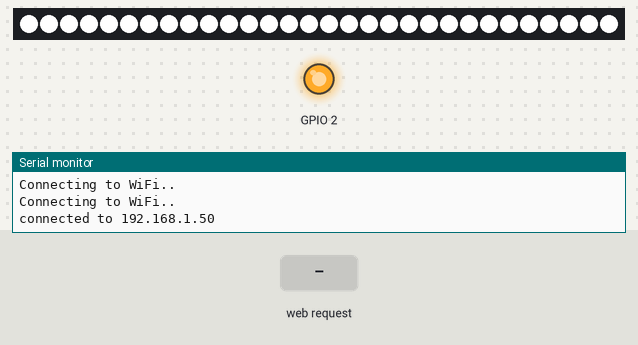
The sketch below on a simulated ESP32. Shown: 30 RGB LEDs in strip order, left to right, output pins drawn as LEDs (lit = HIGH), the last lines printed to the serial monitor. The test bench sets the inputs (shaded band). WiFi joins after 1.5 s; servers stay silent unless stated; storage starts empty.

Above: at 7.0 s.
7.1 s: HTTP request GET /off received
At 9.0 s:
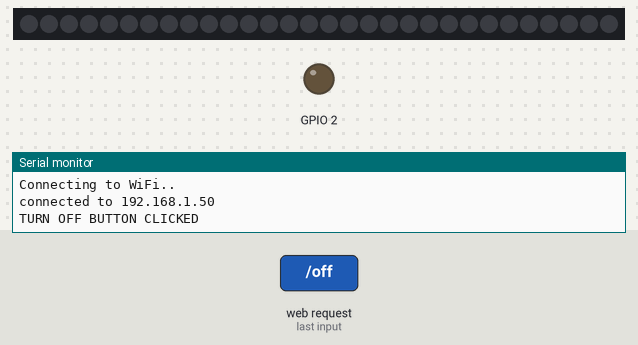
9.8 s: HTTP request GET / received
11.3 s: HTTP request GET /on received
At 12.6 s:
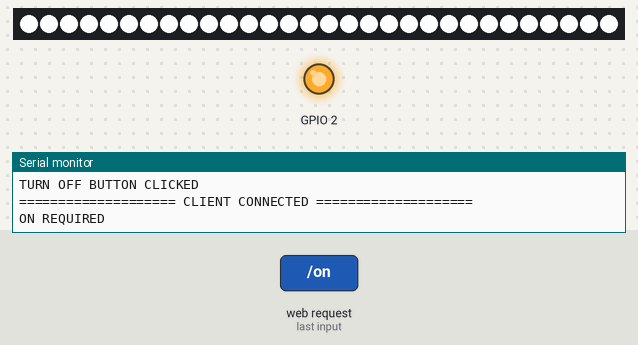
13.1 s: HTTP request GET /rnbw received
25.1 s: HTTP request GET /color received
At 28.3 s:
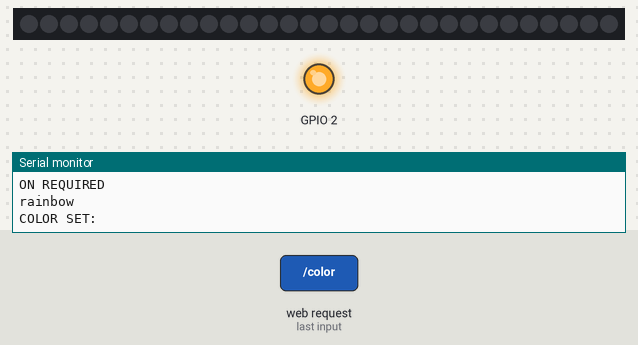
Timing chart, 0 to 29.1 s (numbered marks = the images above; inputs shaded):
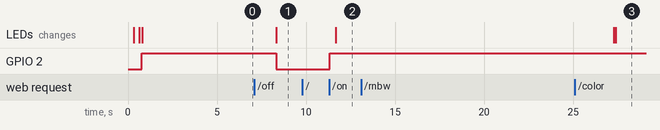

The sketch:

seven.ino
```cpp
#include <SPIFFS.h>
#include <AsyncTCP.h>
#include <ESPAsyncWebServer.h>
#include <WiFi.h>
#include <Adafruit_NeoPixel.h>

const char* ssid = "REDE-CASA-ENIO";
const char* password = "fuganholi121";

AsyncWebServer server(80);

IPAddress local_IP(192, 168, 0, 107);

IPAddress gateway(192, 168, 0, 1);

IPAddress subnet(255, 255, 255, 0);

#define LED_PIN 13

#define NUMPIXELS 30

bool IS_ON = true;
bool SWITCH_START = true;

uint8_t rgb[3] = {};

Adafruit_NeoPixel pixels = Adafruit_NeoPixel(NUMPIXELS, LED_PIN, NEO_GRB + NEO_KHZ800);

void setup(){

  Serial.begin(115200);

  pixels.begin();

  pinMode(2,OUTPUT);

  if(SWITCH_START){
    for(int i=0;i<NUMPIXELS;i++)
    {
      pixels.setPixelColor(i, pixels.Color(255,255,255));
      pixels.show();
      delay(25);
    }
    digitalWrite(2,HIGH);
    SWITCH_START = false;
  };

  if(!SPIFFS.begin()){
    Serial.println("An Error has occurred while mounting SPIFFS");
    return;
  }

  if (!WiFi.config(local_IP,gateway,subnet)) {
    Serial.println("STA Failed to configure");
  }

  WiFi.begin(ssid, password);

  while (WiFi.status() != WL_CONNECTED) {
    delay(1000);
    Serial.println("Connecting to WiFi..");
  }

  delay(3000);

  Serial.print("connected to ");
  Serial.println(WiFi.localIP());

  server.on("/", HTTP_GET, [](AsyncWebServerRequest *request){
    Serial.println("==================== CLIENT CONNECTED ====================");
    request->send(SPIFFS, "/index.html");
  });

  server.on("/on", HTTP_GET, [](AsyncWebServerRequest *request){
    Serial.println("ON REQUIRED");
    request->send(SPIFFS, "/index.html");
    if(!IS_ON){
      digitalWrite(2,HIGH);
      for(int i=0;i<NUMPIXELS;i++){
        pixels.setPixelColor(i, pixels.Color(255,255,255)); // Moderately bright green color.
        pixels.show(); // This sends the updated pixel color to the hardware.
        delay(10); // Delay for a period of time (in milliseconds).
      }
      IS_ON = true;
    }else{};
//    request->send(SPIFFS, "/index.html");
  });

  server.on("/off", HTTP_GET, [](AsyncWebServerRequest *request){
    Serial.println("TURN OFF BUTTON CLICKED");
    if(IS_ON){
      for(int i=0;i<NUMPIXELS;i++){
        pixels.setPixelColor(i, pixels.Color(0,0,0));
        pixels.show(); // This sends the updated pixel color to the hardware.
        delay(40); // Delay for a period of time (in milliseconds).
      }
      digitalWrite(2,LOW);
      IS_ON = false;
    }else{};
    request->send(SPIFFS, "/index.html");
  });

  server.on("/color", HTTP_GET, [](AsyncWebServerRequest *request){
    Serial.println("COLOR SET:");
    if(IS_ON){
      int params = request->params();
      for(int i=0;i<params;i++){
        AsyncWebParameter* w = request->getParam(i);
        rgb[i]= w->value().toInt();
        Serial.println(w->name() + " = " + rgb[i]);
      };
      for(int j=0;j<NUMPIXELS;j++){
        pixels.setPixelColor(j, pixels.Color(rgb[0],rgb[1],rgb[2]));
        pixels.show();
        delay(1);
      };
    }
    request->send(SPIFFS, "/index.html");
  });

  server.on("/rnbw", HTTP_GET, [](AsyncWebServerRequest *request){
    Serial.println("rainbow");
    if(IS_ON){
      rainbow();
    }else{};
    request->send(SPIFFS, "/index.html");
  });

  server.on("/pulse", HTTP_GET, [](AsyncWebServerRequest *request){
    Serial.println("pulse");
    if(IS_ON){
      int params = request->params();
      uint8_t p = 100;
      for(int i=0;i<params;i++){
        AsyncWebParameter* w = request->getParam(i);
        p = w->value().toInt();
        Serial.println(w->name() + " = " + p);
      };
      p = map(p,0,100,1000,0);
      pulse(p);
    }else{};
    request->send(SPIFFS, "/index.html");
  });

  server.begin();
};

void loop(){
};

void rainbow(){
  uint16_t i, j;
  for(j=0; j<256*5; j++) {
    for(i=0; i< NUMPIXELS; i++) {
      pixels.setPixelColor(i, Wheel(((i * 256 / NUMPIXELS) + j) & 255));
    }
    pixels.show();
    delay(10);
  }
};

uint32_t Wheel(byte WheelPos){
  if(WheelPos < 85){
    return pixels.Color(WheelPos * 3, 255 - WheelPos * 3, 0);
  }
  else{
    if(WheelPos < 170){
     WheelPos -= 85;
     return pixels.Color(255 - WheelPos * 3, 0, WheelPos * 3);
    }
    else{
     WheelPos -= 170;
     return pixels.Color(0, WheelPos * 3, 255 - WheelPos * 3);
    }
  }
};

void pulse(uint8_t p){
  for(int j=0;j<NUMPIXELS;j++){
    pixels.setPixelColor(j, pixels.Color(0,0,0));
    pixels.show();
    delay(0);
  }
  delay(p);
  for(int j=0;j<NUMPIXELS;j++){
    pixels.setPixelColor(j, pixels.Color(rgb[0],rgb[1],rgb[2]));
    pixels.show();
    delay(0);
  }
  delay(p);
};
```

Measured:
- after the input at 7.1 s, GPIO 2: HIGH → LOW after 1.2 s; the LEDs: change after 1.2 s (image 1)
- after the input at 11.3 s, GPIO 2: LOW → HIGH at once; the LEDs: change after 0.36 s (image 2)
- after the input at 25.1 s, the LEDs: first differ from a run without the input after 2.3 s (image 3)
